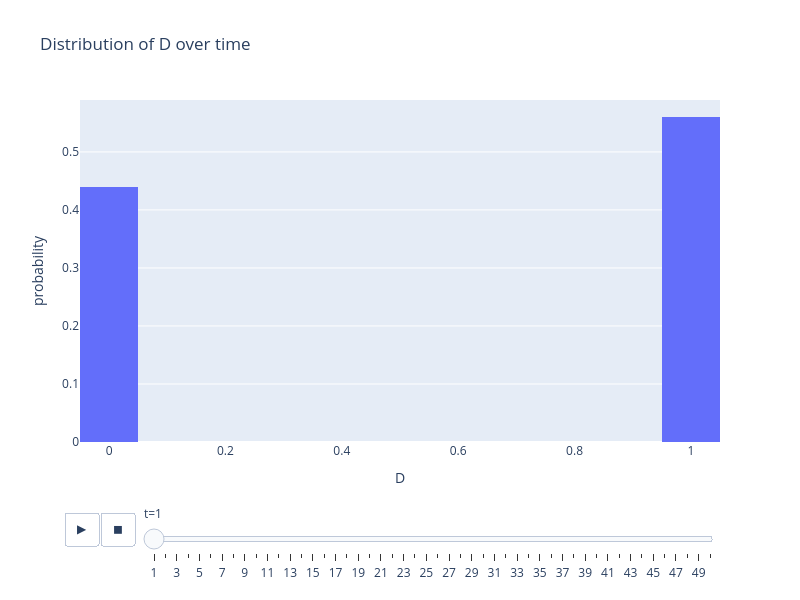

Here is the notebook cell this chart was saved with:
### Code cell
import plotly.express as px

fig = px.histogram(
    df, 
    x="D", 
    animation_frame="t",   # animate over time
    nbins=20, 
    title="Distribution of D over time", 
    histnorm="probability",
    width=800,   # width in pixels
    height=600   # height in pixels
)
fig.update_layout(yaxis=dict(autorange=True))
fig.show()

### Figure 1 — Plotly figure (JSON) as saved in the notebook; plotly's stock layout.template omitted (floating-point values rounded to 4 significant figures; data arrays with more than 128 entries replaced by an {"elided": "..."} marker saying what was removed)
{"data": [{"bingroup": "x", "histnorm": "probability", "hovertemplate": "t=1<br>D=%{x}<br>probability=%{y}<extra></extra>", "legendgroup": "", "marker": {"color": "#636efa", "pattern": {"shape": ""}}, "name": "", "nbinsx": 20, "orientation": "v", "showlegend": false, "type": "histogram", "x": {"elided": "250 int values"}, "xaxis": "x", "yaxis": "y"}], "layout": {"barmode": "relative", "height": 600, "legend": {"tracegroupgap": 0}, "sliders": [{"active": 0, "currentvalue": {"prefix": "t="}, "len": 0.9, "pad": {"b": 10, "t": 60}, "steps": [{"args": [["1"], {"frame": {"duration": 0, "redraw": true}, "fromcurrent": true, "mode": "immediate", "transition": {"duration": 0, "easing": "linear"}}], "label": "1", "method": "animate"}, {"args": [["2"], {"frame": {"duration": 0, "redraw": true}, "fromcurrent": true, "mode": "immediate", "transition": {"duration": 0, "easing": "linear"}}], "label": "2", "method": "animate"}, {"args": [["3"], {"frame": {"duration": 0, "redraw": true}, "fromcurrent": true, "mode": "immediate", "transition": {"duration": 0, "easing": "linear"}}], "label": "3", "method": "animate"}, {"args": [["4"], {"frame": {"duration": 0, "redraw": true}, "fromcurrent": true, "mode": "immediate", "transition": {"duration": 0, "easing": "linear"}}], "label": "4", "method": "animate"}, {"args": [["5"], {"frame": {"duration": 0, "redraw": true}, "fromcurrent": true, "mode": "immediate", "transition": {"duration": 0, "easing": "linear"}}], "label": "5", "method": "animate"}, {"args": [["6"], {"frame": {"duration": 0, "redraw": true}, "fromcurrent": true, "mode": "immediate", "transition": {"duration": 0, "easing": "linear"}}], "label": "6", "method": "animate"}, {"args": [["7"], {"frame": {"duration": 0, "redraw": true}, "fromcurrent": true, "mode": "immediate", "transition": {"duration": 0, "easing": "linear"}}], "label": "7", "method": "animate"}, {"args": [["8"], {"frame": {"duration": 0, "redraw": true}, "fromcurrent": true, "mode": "immediate", "transition": {"duration": 0, "easing": "linear"}}], "label": "8", "method": "animate"}, {"args": [["9"], {"frame": {"duration": 0, "redraw": true}, "fromcurrent": true, "mode": "immediate", "transition": {"duration": 0, "easing": "linear"}}], "label": "9", "method": "animate"}, {"args": [["10"], {"frame": {"duration": 0, "redraw": true}, "fromcurrent": true, "mode": "immediate", "transition": {"duration": 0, "easing": "linear"}}], "label": "10", "method": "animate"}, {"args": [["11"], {"frame": {"duration": 0, "redraw": true}, "fromcurrent": true, "mode": "immediate", "transition": {"duration": 0, "easing": "linear"}}], "label": "11", "method": "animate"}, {"args": [["12"], {"frame": {"duration": 0, "redraw": true}, "fromcurrent": true, "mode": "immediate", "transition": {"duration": 0, "easing": "linear"}}], "label": "12", "method": "animate"}, {"args": [["13"], {"frame": {"duration": 0, "redraw": true}, "fromcurrent": true, "mode": "immediate", "transition": {"duration": 0, "easing": "linear"}}], "label": "13", "method": "animate"}, {"args": [["14"], {"frame": {"duration": 0, "redraw": true}, "fromcurrent": true, "mode": "immediate", "transition": {"duration": 0, "easing": "linear"}}], "label": "14", "method": "animate"}, {"args": [["15"], {"frame": {"duration": 0, "redraw": true}, "fromcurrent": true, "mode": "immediate", "transition": {"duration": 0, "easing": "linear"}}], "label": "15", "method": "animate"}, {"args": [["16"], {"frame": {"duration": 0, "redraw": true}, "fromcurrent": true, "mode": "immediate", "transition": {"duration": 0, "easing": "linear"}}], "label": "16", "method": "animate"}, {"args": [["17"], {"frame": {"duration": 0, "redraw": true}, "fromcurrent": true, "mode": "immediate", "transition": {"duration": 0, "easing": "linear"}}], "label": "17", "method": "animate"}, {"args": [["18"], {"frame": {"duration": 0, "redraw": true}, "fromcurrent": true, "mode": "immediate", "transition": {"duration": 0, "easing": "linear"}}], "label": "18", "method": "animate"}, {"args": [["19"], {"frame": {"duration": 0, "redraw": true}, "fromcurrent": true, "mode": "immediate", "transition": {"duration": 0, "easing": "linear"}}], "label": "19", "method": "animate"}, {"args": [["20"], {"frame": {"duration": 0, "redraw": true}, "fromcurrent": true, "mode": "immediate", "transition": {"duration": 0, "easing": "linear"}}], "label": "20", "method": "animate"}, {"args": [["21"], {"frame": {"duration": 0, "redraw": true}, "fromcurrent": true, "mode": "immediate", "transition": {"duration": 0, "easing": "linear"}}], "label": "21", "method": "animate"}, {"args": [["22"], {"frame": {"duration": 0, "redraw": true}, "fromcurrent": true, "mode": "immediate", "transition": {"duration": 0, "easing": "linear"}}], "label": "22", "method": "animate"}, {"args": [["23"], {"frame": {"duration": 0, "redraw": true}, "fromcurrent": true, "mode": "immediate", "transition": {"duration": 0, "easing": "linear"}}], "label": "23", "method": "animate"}, {"args": [["24"], {"frame": {"duration": 0, "redraw": true}, "fromcurrent": true, "mode": "immediate", "transition": {"duration": 0, "easing": "linear"}}], "label": "24", "method": "animate"}, {"args": [["25"], {"frame": {"duration": 0, "redraw": true}, "fromcurrent": true, "mode": "immediate", "transition": {"duration": 0, "easing": "linear"}}], "label": "25", "method": "animate"}, {"args": [["26"], {"frame": {"duration": 0, "redraw": true}, "fromcurrent": true, "mode": "immediate", "transition": {"duration": 0, "easing": "linear"}}], "label": "26", "method": "animate"}, {"args": [["27"], {"frame": {"duration": 0, "redraw": true}, "fromcurrent": true, "mode": "immediate", "transition": {"duration": 0, "easing": "linear"}}], "label": "27", "method": "animate"}, {"args": [["28"], {"frame": {"duration": 0, "redraw": true}, "fromcurrent": true, "mode": "immediate", "transition": {"duration": 0, "easing": "linear"}}], "label": "28", "method": "animate"}, {"args": [["29"], {"frame": {"duration": 0, "redraw": true}, "fromcurrent": true, "mode": "immediate", "transition": {"duration": 0, "easing": "linear"}}], "label": "29", "method": "animate"}, {"args": [["30"], {"frame": {"duration": 0, "redraw": true}, "fromcurrent": true, "mode": "immediate", "transition": {"duration": 0, "easing": "linear"}}], "label": "30", "method": "animate"}, {"args": [["31"], {"frame": {"duration": 0, "redraw": true}, "fromcurrent": true, "mode": "immediate", "transition": {"duration": 0, "easing": "linear"}}], "label": "31", "method": "animate"}, {"args": [["32"], {"frame": {"duration": 0, "redraw": true}, "fromcurrent": true, "mode": "immediate", "transition": {"duration": 0, "easing": "linear"}}], "label": "32", "method": "animate"}, {"args": [["33"], {"frame": {"duration": 0, "redraw": true}, "fromcurrent": true, "mode": "immediate", "transition": {"duration": 0, "easing": "linear"}}], "label": "33", "method": "animate"}, {"args": [["34"], {"frame": {"duration": 0, "redraw": true}, "fromcurrent": true, "mode": "immediate", "transition": {"duration": 0, "easing": "linear"}}], "label": "34", "method": "animate"}, {"args": [["35"], {"frame": {"duration": 0, "redraw": true}, "fromcurrent": true, "mode": "immediate", "transition": {"duration": 0, "easing": "linear"}}], "label": "35", "method": "animate"}, {"args": [["36"], {"frame": {"duration": 0, "redraw": true}, "fromcurrent": true, "mode": "immediate", "transition": {"duration": 0, "easing": "linear"}}], "label": "36", "method": "animate"}, {"args": [["37"], {"frame": {"duration": 0, "redraw": true}, "fromcurrent": true, "mode": "immediate", "transition": {"duration": 0, "easing": "linear"}}], "label": "37", "method": "animate"}, {"args": [["38"], {"frame": {"duration": 0, "redraw": true}, "fromcurrent": true, "mode": "immediate", "transition": {"duration": 0, "easing": "linear"}}], "label": "38", "method": "animate"}, {"args": [["39"], {"frame": {"duration": 0, "redraw": true}, "fromcurrent": true, "mode": "immediate", "transition": {"duration": 0, "easing": "linear"}}], "label": "39", "method": "animate"}, {"args": [["40"], {"frame": {"duration": 0, "redraw": true}, "fromcurrent": true, "mode": "immediate", "transition": {"duration": 0, "easing": "linear"}}], "label": "40", "method": "animate"}, {"args": [["41"], {"frame": {"duration": 0, "redraw": true}, "fromcurrent": true, "mode": "immediate", "transition": {"duration": 0, "easing": "linear"}}], "label": "41", "method": "animate"}, {"args": [["42"], {"frame": {"duration": 0, "redraw": true}, "fromcurrent": true, "mode": "immediate", "transition": {"duration": 0, "easing": "linear"}}], "label": "42", "method": "animate"}, {"args": [["43"], {"frame": {"duration": 0, "redraw": true}, "fromcurrent": true, "mode": "immediate", "transition": {"duration": 0, "easing": "linear"}}], "label": "43", "method": "animate"}, {"args": [["44"], {"frame": {"duration": 0, "redraw": true}, "fromcurrent": true, "mode": "immediate", "transition": {"duration": 0, "easing": "linear"}}], "label": "44", "method": "animate"}, {"args": [["45"], {"frame": {"duration": 0, "redraw": true}, "fromcurrent": true, "mode": "immediate", "transition": {"duration": 0, "easing": "linear"}}], "label": "45", "method": "animate"}, {"args": [["46"], {"frame": {"duration": 0, "redraw": true}, "fromcurrent": true, "mode": "immediate", "transition": {"duration": 0, "easing": "linear"}}], "label": "46", "method": "animate"}, {"args": [["47"], {"frame": {"duration": 0, "redraw": true}, "fromcurrent": true, "mode": "immediate", "transition": {"duration": 0, "easing": "linear"}}], "label": "47", "method": "animate"}, {"args": [["48"], {"frame": {"duration": 0, "redraw": true}, "fromcurrent": true, "mode": "immediate", "transition": {"duration": 0, "easing": "linear"}}], "label": "48", "method": "animate"}, {"args": [["49"], {"frame": {"duration": 0, "redraw": true}, "fromcurrent": true, "mode": "immediate", "transition": {"duration": 0, "easing": "linear"}}], "label": "49", "method": "animate"}, {"args": [["50"], {"frame": {"duration": 0, "redraw": true}, "fromcurrent": true, "mode": "immediate", "transition": {"duration": 0, "easing": "linear"}}], "label": "50", "method": "animate"}], "x": 0.1, "xanchor": "left", "y": 0, "yanchor": "top"}], "title": {"text": "Distribution of D over time"}, "updatemenus": [{"buttons": [{"args": [null, {"frame": {"duration": 500, "redraw": true}, "fromcurrent": true, "mode": "immediate", "transition": {"duration": 500, "easing": "linear"}}], "label": "&#9654;", "method": "animate"}, {"args": [[null], {"frame": {"duration": 0, "redraw": true}, "fromcurrent": true, "mode": "immediate", "transition": {"duration": 0, "easing": "linear"}}], "label": "&#9724;", "method": "animate"}], "direction": "left", "pad": {"r": 10, "t": 70}, "showactive": false, "type": "buttons", "x": 0.1, "xanchor": "right", "y": 0, "yanchor": "top"}], "width": 800, "xaxis": {"anchor": "y", "domain": [0, 1], "title": {"text": "D"}}, "yaxis": {"anchor": "x", "autorange": true, "domain": [0, 1], "title": {"text": "probability"}}}}
